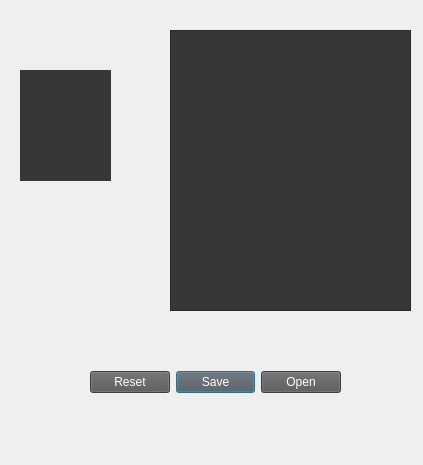
<?xml version="1.0" encoding="UTF-8"?>
<ui version="4.0">
 <class>krasnov</class>
 <widget class="QWidget" name="krasnov">
  <property name="geometry">
   <rect>
    <x>0</x>
    <y>0</y>
    <width>423</width>
    <height>465</height>
   </rect>
  </property>
  <property name="windowTitle">
   <string>Form</string>
  </property>
  <property name="styleSheet">
   <string notr="true">QPushButton:hover {background: rgb(93, 93, 93)}
QPushButton {background: rgb(87,87,87); color: white}
QTextEdit {background: rgb(55,55,55); color: white; border-color: rgb(45,45,45)}
QLabel {background: rgb(55,55,55); color: white; border-color: rgb(45,45,45)}
QMainWindow{background-color: rgb(55, 55, 55); color: white;}




</string>
  </property>
  <widget class="QLabel" name="label">
   <property name="geometry">
    <rect>
     <x>20</x>
     <y>70</y>
     <width>91</width>
     <height>111</height>
    </rect>
   </property>
   <property name="text">
    <string/>
   </property>
  </widget>
  <widget class="QTextEdit" name="textEdit">
   <property name="geometry">
    <rect>
     <x>170</x>
     <y>30</y>
     <width>241</width>
     <height>281</height>
    </rect>
   </property>
  </widget>
  <widget class="QDialogButtonBox" name="buttonBox">
   <property name="geometry">
    <rect>
     <x>90</x>
     <y>370</y>
     <width>251</width>
     <height>25</height>
    </rect>
   </property>
   <property name="standardButtons">
    <set>QDialogButtonBox::Open|QDialogButtonBox::Reset|QDialogButtonBox::Save</set>
   </property>
  </widget>
 </widget>
 <resources/>
 <connections/>
</ui>
